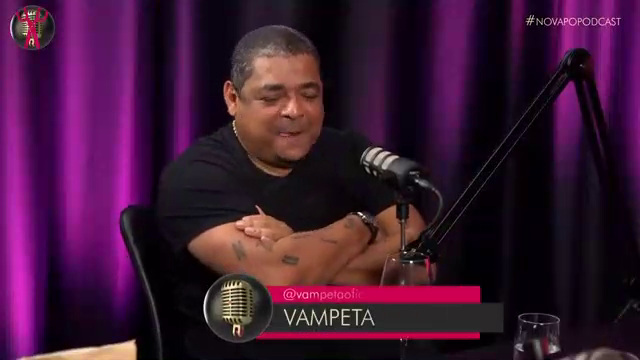
#> input picture frame 31 of assets/namorada_do_vampeta.mp4, 640 x 360 px
$ python reconhecimento_faces_luiz_borges.py
#> lines starting #> are read from the running program, lines starting #| are printed output that depends on the picture; after the words box and inside, x2 and y2 are one past the last pixel; in counts of white or black regions, pixels touching at a corner belong together
# Script desenvolvido a partir dos exemplos encontrados no repositório fornecido pelo professor no enunciado: https://github.com/rmnicola/p2-pratica

# Importação das bibliotecas necessárias para o desenvolvimento do script
import cv2

# Abre o arquivo de video
video_capture = cv2.VideoCapture('./assets/namorada_do_vampeta.mp4')

# Checa se foi possivel abrir o arquivo
if not video_capture.isOpened():
    print("Error opening video file")
    exit(1)

# Carrega o classificador de faces
faceCascade = cv2.CascadeClassifier('./assets/haarcascade_frontalface_default.xml')

# Como foi possível abrir o video de entrada, vamos agora utilizar
# essa captura para definir o tamanho do video de saida
width_output  = int(video_capture.get(cv2.CAP_PROP_FRAME_WIDTH))   # float `width`
height_output = int(video_capture.get(cv2.CAP_PROP_FRAME_HEIGHT))

# Cria a estrutura do video de saida
# Com formato e local do arquivo de saida
# Codec utilizado
# FPS do video e
# Tamanho do video
output_video = cv2.VideoWriter( './saida/out.avi',cv2.VideoWriter_fourcc(*'DIVX'), 24, (width_output, height_output))

# Funcao principal
def main():

    # Loop de leitura frame por frame
    while True:
        # Le um frame do video e, guarda o resultado da leitura
        # Se nao houver mais frames disponiveis, ret sera falso
        ret, frame = video_capture.read()
#> frame is the input picture: shape (360, 640, 3); mean B, G, R 52.6, 23.3, 61.6

        # Se nao conseguiu ler o frame, para o laco
        if not ret:
            break

        # Converte o frame para escala de cinza
        gray = cv2.cvtColor(frame, cv2.COLOR_BGR2GRAY)
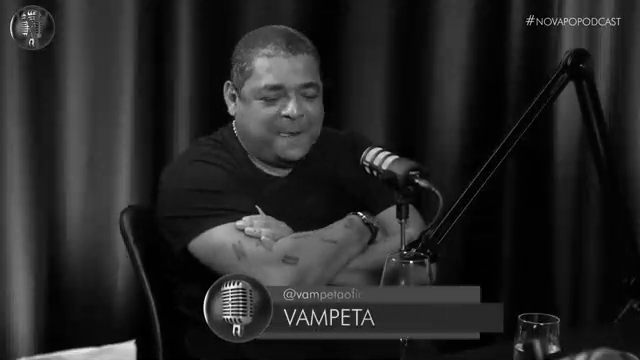
#> gray: shape (360, 640); min 0, max 255, mean 38.1

        # Detecta as faces no frame
        faces = faceCascade.detectMultiScale(
            gray,
            scaleFactor=1.2,
            minNeighbors=5,
            minSize=(20, 20)
        )
#> faces = [[228, 50, 113, 113]]

        # Desenha um retangulo e exibe um texto com a verdade absoluta em volta das faces detectadas
        for (x, y, w, h) in faces:
            cv2.rectangle(frame, (x,y), (x+w, y+h), (0, 0, 0), 2)
            cv2.rectangle(frame, (x,y), (x+w, y+h), (0, 0, 255), 2)
            cv2.putText(frame, 'O Rei do Futebol', (x, y-10), cv2.FONT_HERSHEY_SIMPLEX, 0.9, (0, 0, 255), 2)
#> this loop made 1 pass
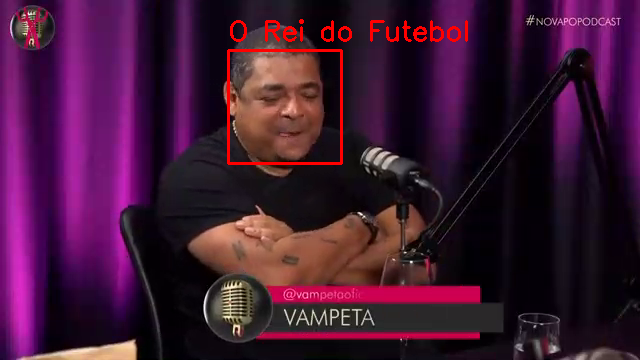
#> frame: shape (360, 640, 3); 1.25% of pixels changed, all inside (x1, y1, x2, y2) = (227, 19, 468, 165)

        # Exibe o frame
        cv2.imshow('O melhor de todos', frame)

        # Escreve o frame no output
        output_video.write(frame)

        # Se o usuario apertar q, encerra o playback
        # O valor utilizado no waiKey define o fps do playback
        if cv2.waitKey(30) & 0xFF == ord('q'):
#> (key q is pressed here)
            break

    # Fecha tudo
    output_video.release()
    video_capture.release()
    cv2.destroyAllWindows()

if __name__ == "__main__":
    main()

$ run again, starting later in the video
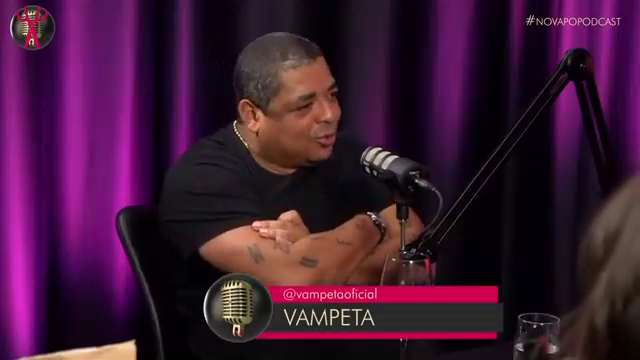
#> input picture frame 143 of assets/namorada_do_vampeta.mp4, 640 x 360 px
#> in main, frame is the input picture: shape (360, 640, 3); mean B, G, R 53.1, 24.6, 62.9
#> in main, `gray = cv2.cvtColor(frame, cv2.COLOR_BGR2GRAY)`:
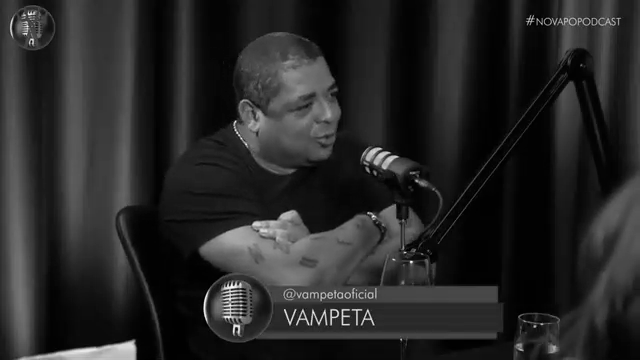
#> gray: shape (360, 640); min 0, max 254, mean 39.2
#> faces = [[217, 47, 140, 140]]
#> the loop in main, `for (x, y, w, h) in faces:` made 1 pass
#> after the loop in main, `for (x, y, w, h) in faces:`:
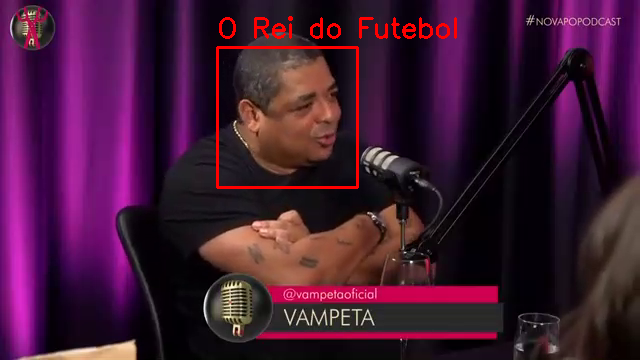
#> frame: shape (360, 640, 3); 1.39% of pixels changed, all inside (x1, y1, x2, y2) = (216, 16, 457, 189)

$ run again, starting later in the video
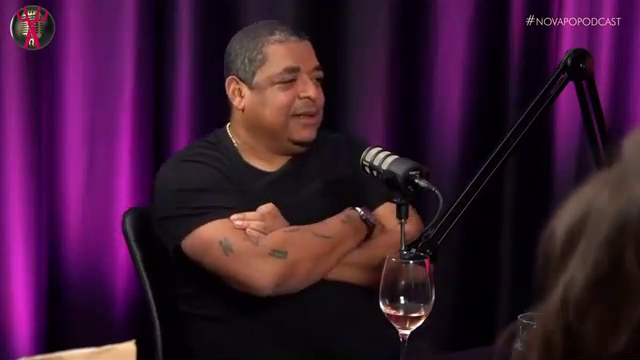
#> input picture frame 254 of assets/namorada_do_vampeta.mp4, 640 x 360 px
#> in main, frame is the input picture: shape (360, 640, 3); mean B, G, R 50.7, 24.2, 59.6
#> in main, `gray = cv2.cvtColor(frame, cv2.COLOR_BGR2GRAY)`:
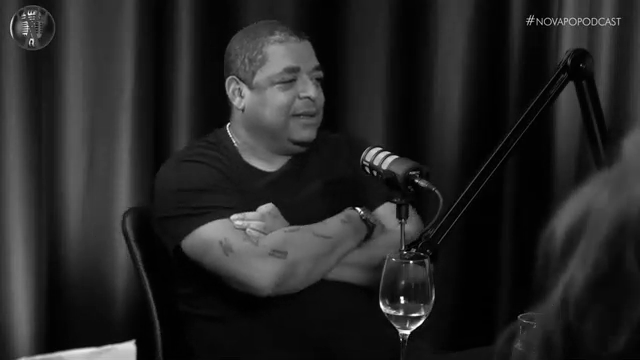
#> gray: shape (360, 640); min 0, max 255, mean 37.8
#> faces = [[222, 32, 121, 121]]
#> the loop in main, `for (x, y, w, h) in faces:` made 1 pass
#> after the loop in main, `for (x, y, w, h) in faces:`:
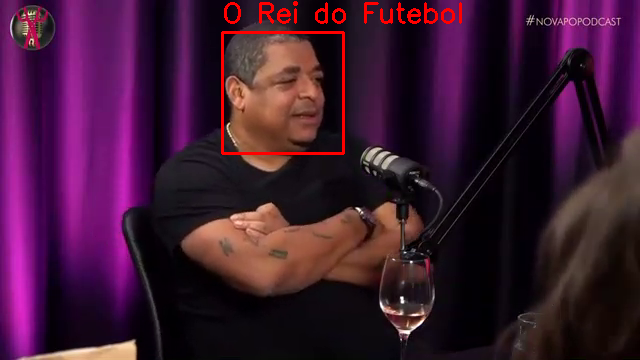
#> frame: shape (360, 640, 3); 1.29% of pixels changed, all inside (x1, y1, x2, y2) = (221, 1, 462, 155)
